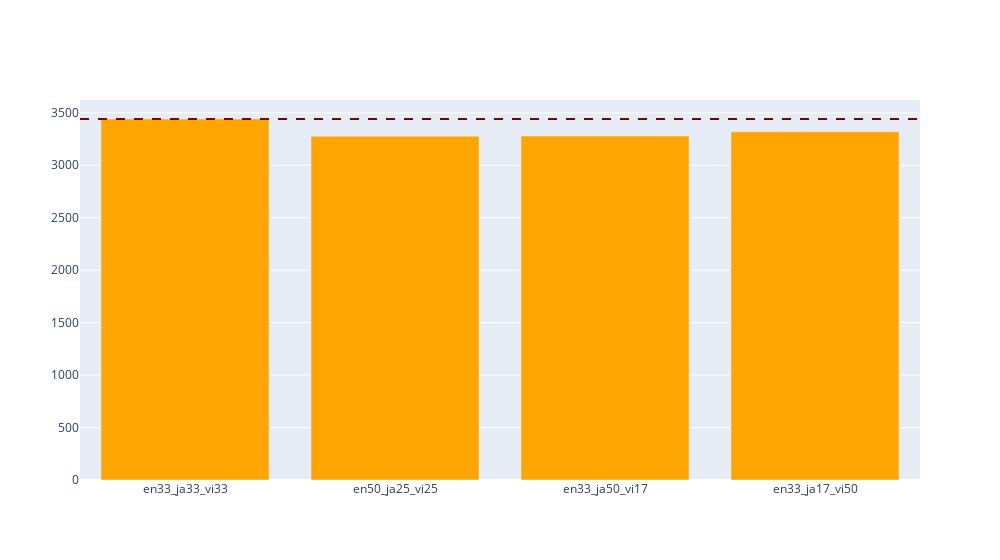

Here is the notebook cell this chart was saved with:
### Markdown cell above
The results for Chinese all look similar, is that correct?

### Code cell
l = ["results_chinese_ultimate_en33_ja33_vi33.json",
"results_chinese_ultimate_en50_ja25_vi25.json",
"results_chinese_ultimate_en33_ja50_vi17.json",
"results_chinese_ultimate_en33_ja17_vi50.json"]

results_testchinese_in_numbers = []
for file in l:
    f = open(file)
    data = json.load(f)
    f.close()
    results_testchinese_in_numbers.append(data["LAS"]["correct"])

fig = go.Figure(data=[
    go.Bar(name='chinese test set', x=index, y=results_testchinese_in_numbers, marker_color = 'orange')
])
fig.update_layout(width= 1000)
fig.add_hline(y=3441, line_width=1.8, line_dash="dash", line_color="maroon")
fig.show()

### Figure 1 — Plotly figure (JSON) as saved in the notebook; plotly's stock layout.template omitted (floating-point values rounded to 4 significant figures)
{"data": [{"marker": {"color": "orange"}, "name": "chinese test set", "type": "bar", "x": ["en33_ja33_vi33", "en50_ja25_vi25", "en33_ja50_vi17", "en33_ja17_vi50"], "y": [3441, 3276, 3279, 3319]}], "layout": {"shapes": [{"line": {"color": "maroon", "dash": "dash", "width": 1.8}, "type": "line", "x0": 0, "x1": 1, "xref": "x domain", "y0": 3441, "y1": 3441, "yref": "y"}], "width": 1000}}
